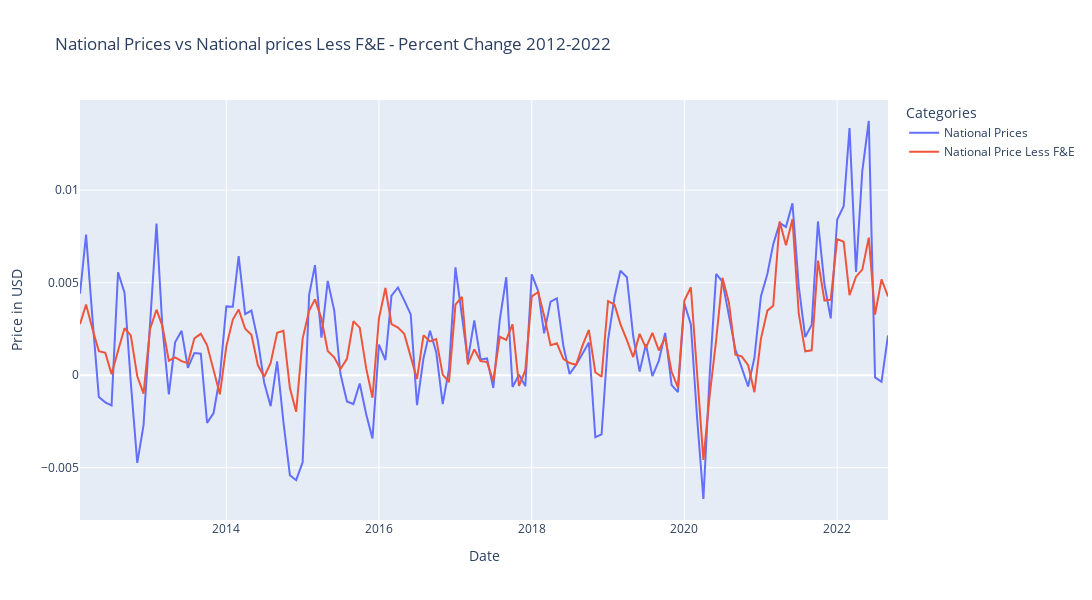

Notebook source saved alongside this figure:
### Code cell
fig = px.line(national_pctchange_df, 
        labels={'value': 'Price in USD', 'variable': 'Categories'}, 
        title="National Prices vs National prices Less F&E - Percent Change 2012-2022",
       width=1300, height=600)
fig.show()
fig.write_image('./assets/images/national_prices_vs_national_prices_less_f&e_-_percent_change_2012-2022_plot.png')
